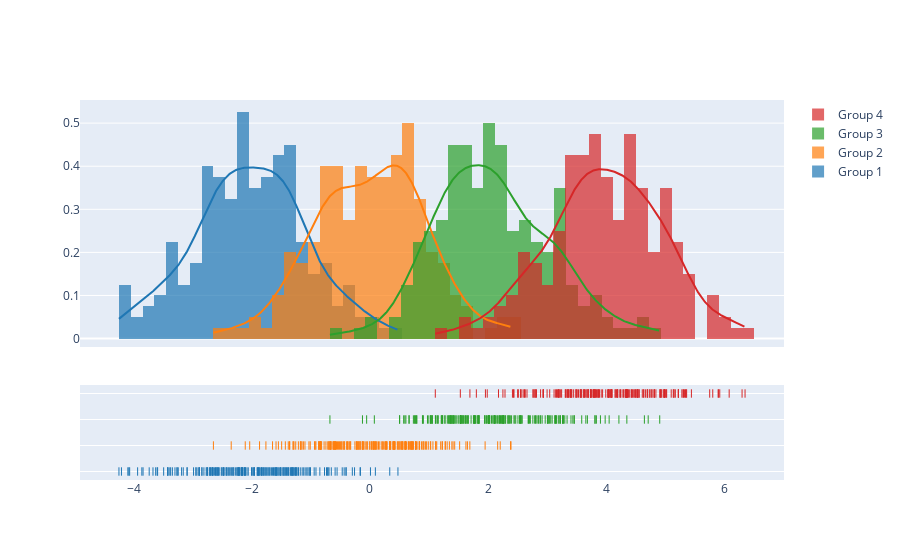

Notebook cell for this chart:
### Code cell
import plotly.figure_factory as ff

# Add histogram data
x1 = np.random.randn(200) - 2
x2 = np.random.randn(200)
x3 = np.random.randn(200) + 2
x4 = np.random.randn(200) + 4

# Group data together
hist_data = [x1, x2, x3, x4]

group_labels = ['Group 1', 'Group 2', 'Group 3', 'Group 4']

# Create distplot with custom bin_size
fig = ff.create_distplot(hist_data, group_labels, bin_size=.2)
fig.show()

### Figure 1 — Plotly figure (JSON) as saved in the notebook; plotly's stock layout.template omitted (floating-point values rounded to 4 significant figures; data arrays with more than 128 entries replaced by an {"elided": "..."} marker saying what was removed)
{"data": [{"autobinx": false, "histnorm": "probability density", "legendgroup": "Group 1", "marker": {"color": "rgb(31, 119, 180)"}, "name": "Group 1", "opacity": 0.7, "type": "histogram", "x": {"elided": "200 float values"}, "xaxis": "x", "xbins": {"end": 0.4747, "size": 0.2, "start": -4.249}, "yaxis": "y"}, {"autobinx": false, "histnorm": "probability density", "legendgroup": "Group 2", "marker": {"color": "rgb(255, 127, 14)"}, "name": "Group 2", "opacity": 0.7, "type": "histogram", "x": {"elided": "200 float values"}, "xaxis": "x", "xbins": {"end": 2.389, "size": 0.2, "start": -2.65}, "yaxis": "y"}, {"autobinx": false, "histnorm": "probability density", "legendgroup": "Group 3", "marker": {"color": "rgb(44, 160, 44)"}, "name": "Group 3", "opacity": 0.7, "type": "histogram", "x": {"elided": "200 float values"}, "xaxis": "x", "xbins": {"end": 4.907, "size": 0.2, "start": -0.6769}, "yaxis": "y"}, {"autobinx": false, "histnorm": "probability density", "legendgroup": "Group 4", "marker": {"color": "rgb(214, 39, 40)"}, "name": "Group 4", "opacity": 0.7, "type": "histogram", "x": {"elided": "200 float values"}, "xaxis": "x", "xbins": {"end": 6.352, "size": 0.2, "start": 1.107}, "yaxis": "y"}, {"legendgroup": "Group 1", "marker": {"color": "rgb(31, 119, 180)"}, "mode": "lines", "name": "Group 1", "showlegend": false, "type": "scatter", "x": {"elided": "500 float values"}, "xaxis": "x", "y": {"elided": "500 float values"}, "yaxis": "y"}, {"legendgroup": "Group 2", "marker": {"color": "rgb(255, 127, 14)"}, "mode": "lines", "name": "Group 2", "showlegend": false, "type": "scatter", "x": {"elided": "500 float values"}, "xaxis": "x", "y": {"elided": "500 float values"}, "yaxis": "y"}, {"legendgroup": "Group 3", "marker": {"color": "rgb(44, 160, 44)"}, "mode": "lines", "name": "Group 3", "showlegend": false, "type": "scatter", "x": {"elided": "500 float values"}, "xaxis": "x", "y": {"elided": "500 float values"}, "yaxis": "y"}, {"legendgroup": "Group 4", "marker": {"color": "rgb(214, 39, 40)"}, "mode": "lines", "name": "Group 4", "showlegend": false, "type": "scatter", "x": {"elided": "500 float values"}, "xaxis": "x", "y": {"elided": "500 float values"}, "yaxis": "y"}, {"legendgroup": "Group 1", "marker": {"color": "rgb(31, 119, 180)", "symbol": "line-ns-open"}, "mode": "markers", "name": "Group 1", "showlegend": false, "type": "scatter", "x": {"elided": "200 float values"}, "xaxis": "x", "y": {"elided": "200 str values"}, "yaxis": "y2"}, {"legendgroup": "Group 2", "marker": {"color": "rgb(255, 127, 14)", "symbol": "line-ns-open"}, "mode": "markers", "name": "Group 2", "showlegend": false, "type": "scatter", "x": {"elided": "200 float values"}, "xaxis": "x", "y": {"elided": "200 str values"}, "yaxis": "y2"}, {"legendgroup": "Group 3", "marker": {"color": "rgb(44, 160, 44)", "symbol": "line-ns-open"}, "mode": "markers", "name": "Group 3", "showlegend": false, "type": "scatter", "x": {"elided": "200 float values"}, "xaxis": "x", "y": {"elided": "200 str values"}, "yaxis": "y2"}, {"legendgroup": "Group 4", "marker": {"color": "rgb(214, 39, 40)", "symbol": "line-ns-open"}, "mode": "markers", "name": "Group 4", "showlegend": false, "type": "scatter", "x": {"elided": "200 float values"}, "xaxis": "x", "y": {"elided": "200 str values"}, "yaxis": "y2"}], "layout": {"barmode": "overlay", "hovermode": "closest", "legend": {"traceorder": "reversed"}, "xaxis": {"anchor": "y2", "domain": [0.0, 1.0], "zeroline": false}, "yaxis": {"anchor": "free", "domain": [0.35, 1], "position": 0.0}, "yaxis2": {"anchor": "x", "domain": [0, 0.25], "dtick": 1, "showticklabels": false}}}
